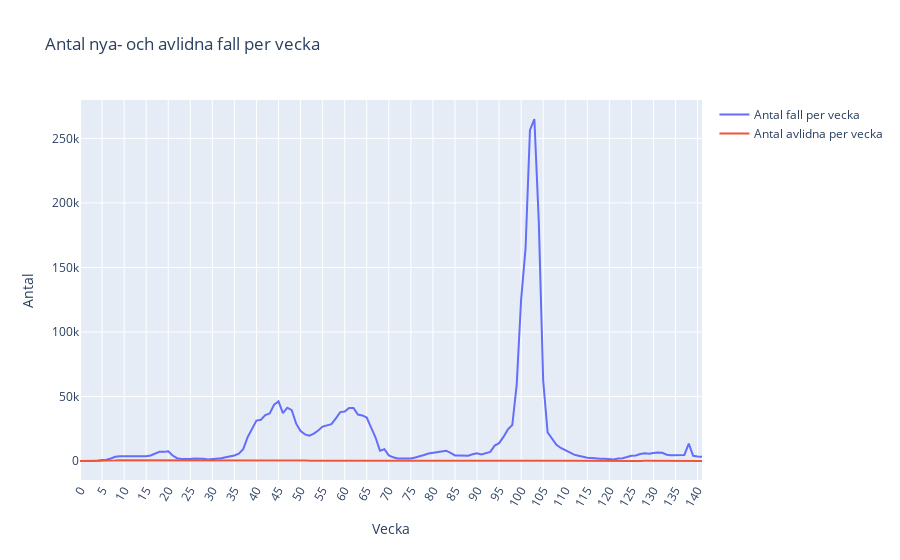

The code cell stored with this chart in its notebook:
### Markdown cell above
e) Drawing a line diagram that shows both "avlidna fall per vecka" and "nya fall per vecka" in the same graph.

### Code cell
# select the columns "Vecka", "Antal_fall_vecka" and "Antal_avlidna_vecka"
fall_avlidna_per_vecka = veckodata_riket[["Vecka", "Antal_fall_vecka", "Antal_avlidna_vecka"]]

# plot using plotly express
fall_avlidna_plotly = px.line(fall_avlidna_per_vecka, x=fall_avlidna_per_vecka.index, y=["Antal_fall_vecka", "Antal_avlidna_vecka"], title="Antal nya- och avlidna fall per vecka", labels={"value": "Antal", "variable": ""})
fall_avlidna_plotly.update_xaxes(title_text="Vecka", tickvals=fall_avlidna_per_vecka.index[::5], tickangle=300)
fall_avlidna_plotly.update_yaxes(title_text="Antal")
fall_avlidna_plotly.for_each_trace(lambda trace: trace.update(name=trace.name.replace("Antal_fall_vecka", "Antal fall per vecka").replace("Antal_avlidna_vecka", "Antal avlidna per vecka")))
fall_avlidna_plotly.show()
avlidna_och_nya_fall_plotly.write_html("Visualisations/fall_avlidna_plotly.html")

### Figure 1 — Plotly figure (JSON) as saved in the notebook; plotly's stock layout.template omitted (floating-point values rounded to 4 significant figures; data arrays with more than 128 entries replaced by an {"elided": "..."} marker saying what was removed)
{"data": [{"hovertemplate": "=Antal_fall_vecka<br>index=%{x}<br>Antal=%{y}<extra></extra>", "legendgroup": "Antal_fall_vecka", "line": {"color": "#636efa", "dash": "solid"}, "marker": {"symbol": "circle"}, "mode": "lines", "name": "Antal fall per vecka", "orientation": "v", "showlegend": true, "type": "scatter", "x": {"elided": "142 int values"}, "xaxis": "x", "y": {"elided": "142 int values"}, "yaxis": "y"}, {"hovertemplate": "=Antal_avlidna_vecka<br>index=%{x}<br>Antal=%{y}<extra></extra>", "legendgroup": "Antal_avlidna_vecka", "line": {"color": "#EF553B", "dash": "solid"}, "marker": {"symbol": "circle"}, "mode": "lines", "name": "Antal avlidna per vecka", "orientation": "v", "showlegend": true, "type": "scatter", "x": {"elided": "142 int values"}, "xaxis": "x", "y": {"elided": "142 int values"}, "yaxis": "y"}], "layout": {"legend": {"title": {"text": ""}, "tracegroupgap": 0}, "title": {"text": "Antal nya- och avlidna fall per vecka"}, "xaxis": {"anchor": "y", "domain": [0, 1], "tickangle": -60, "tickvals": [0, 5, 10, 15, 20, 25, 30, 35, 40, 45, 50, 55, 60, 65, 70, 75, 80, 85, 90, 95, 100, 105, 110, 115, 120, 125, 130, 135, 140], "title": {"text": "Vecka"}}, "yaxis": {"anchor": "x", "domain": [0, 1], "title": {"text": "Antal"}}}}
